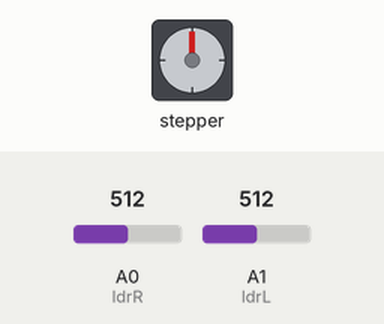
Simulated run of this sketch. Board: Arduino Uno, built with avr-gcc and run on an emulated ATmega328P. On the bench: stepper motor. The inputs (shaded band) are chosen by the test bench; at power-on: A1 (ldrL) = 512, A0 (ldrR) = 512. Stepper angles assume 100 steps per turn; what the sketch prints to the serial monitor is not drawn.

Above: at 1.2 s.
1.3 s: A1 (ldrL) set to 603
2.9 s: A1 (ldrL) set to 625
At 3.08 s:
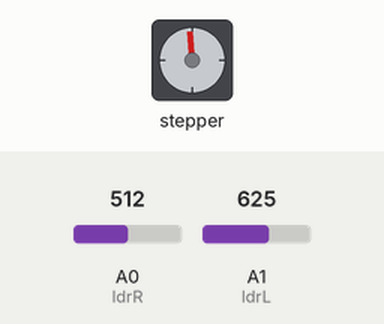
5.9 s: A0 (ldrR) set to 537
At 6.4 s:
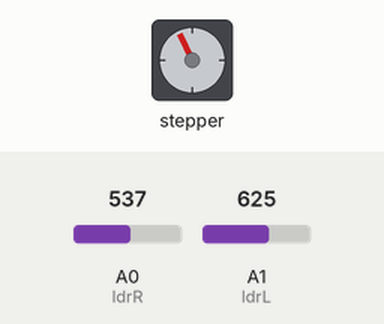
7.4 s: A0 (ldrR) set to 511
At 7.6 s:
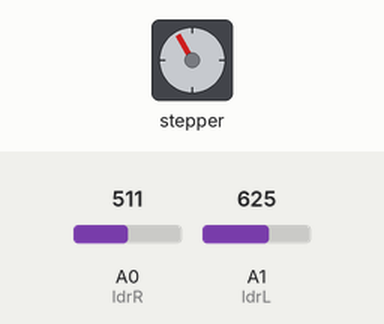
10.4 s: A0 (ldrR) set to 716
12.0 s: A1 (ldrL) set to 511
At 14.03 s:
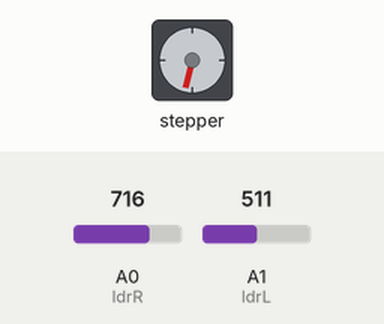
Timing chart, 0 to 16.0 s (numbered marks = the images above; inputs shaded):
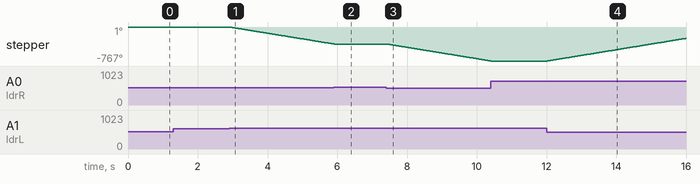

Measured:
- the behaviour switches between 612 and 613 on A1 (ldrL) (found by bisection; images 0 and 1)
- after the input at 1.3 s, every drawn part: stays the same
- after the input at 2.9 s, stepper: keeps turning counter-clockwise at about 130°/s, starting at once
- after the input at 5.9 s, stepper: goes on until 5.9 s, then stays -386°
- after the input at 7.4 s, stepper: keeps turning counter-clockwise at about 129°/s, starting after 0.05 s
- after the input at 10.4 s, stepper: stops changing and stays -767°
- after the input at 12.0 s, stepper: keeps turning clockwise at about 129°/s, starting at once

The sketch:

sketch_jun24a.ino
```cpp
#include <Stepper.h>
Stepper mystep(100,2,3,4,5);

int ldrR=A0,ldrL=A1;
int ldrR_val, ldrL_val;

void setup() {
Serial.begin(9600);
pinMode(ldrR,INPUT);
pinMode(ldrL, INPUT);
mystep.setSpeed(60);

}

void loop() {
ldrR_val=analogRead(ldrR);
ldrL_val=analogRead(ldrL);
Serial.println("ldrR_val:  ldrR_val: ");
Serial.println(ldrR_val, ldrL_val);
int dif=ldrR_val-ldrL_val;
if (dif>100){while(dif>100){ mystep.step(1); ldrR_val=analogRead(ldrR); ldrL_val=analogRead(ldrL); dif=ldrR-ldrL; }}
else if (dif<-100) {while(dif<-100){ mystep.step(-1); ldrR_val=analogRead(ldrR); ldrL_val=analogRead(ldrL); dif=ldrR-ldrL; }}

}
```
